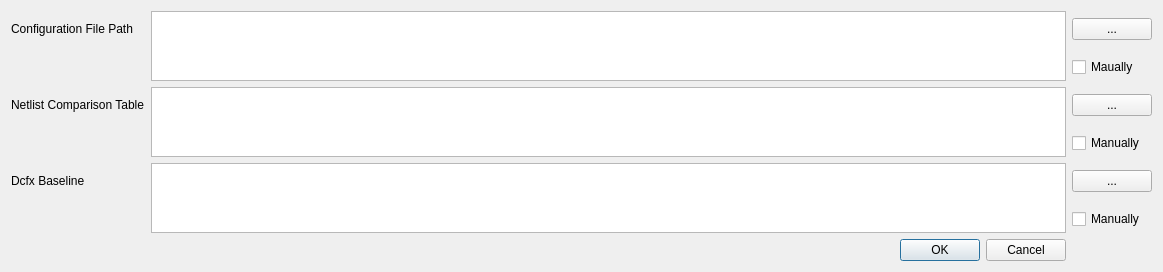
<?xml version="1.0" encoding="UTF-8"?>
<ui version="4.0">
 <class>Dialog</class>
 <widget class="QDialog" name="Dialog">
  <property name="geometry">
   <rect>
    <x>0</x>
    <y>0</y>
    <width>1163</width>
    <height>236</height>
   </rect>
  </property>
  <property name="windowTitle">
   <string>Dialog</string>
  </property>
  <layout class="QGridLayout" name="gridLayout">
   <item row="5" column="1" rowspan="2">
    <widget class="QPlainTextEdit" name="plainTextEdit_2"/>
   </item>
   <item row="4" column="2">
    <widget class="QCheckBox" name="checkBox">
     <property name="text">
      <string>Manually</string>
     </property>
    </widget>
   </item>
   <item row="3" column="0">
    <widget class="QLabel" name="label">
     <property name="text">
      <string>Netlist Comparison Table</string>
     </property>
    </widget>
   </item>
   <item row="0" column="0">
    <widget class="QLabel" name="label_3">
     <property name="text">
      <string>Configuration File Path</string>
     </property>
    </widget>
   </item>
   <item row="0" column="1" rowspan="2">
    <widget class="QPlainTextEdit" name="plainTextEdit_3"/>
   </item>
   <item row="3" column="1" rowspan="2">
    <widget class="QPlainTextEdit" name="plainTextEdit"/>
   </item>
   <item row="8" column="1">
    <widget class="QDialogButtonBox" name="buttonBox">
     <property name="orientation">
      <enum>Qt::Horizontal</enum>
     </property>
     <property name="standardButtons">
      <set>QDialogButtonBox::Cancel|QDialogButtonBox::Ok</set>
     </property>
    </widget>
   </item>
   <item row="3" column="2">
    <widget class="QPushButton" name="pushButton">
     <property name="text">
      <string>...</string>
     </property>
    </widget>
   </item>
   <item row="5" column="0">
    <widget class="QLabel" name="label_2">
     <property name="text">
      <string>Dcfx Baseline</string>
     </property>
    </widget>
   </item>
   <item row="5" column="2">
    <widget class="QPushButton" name="pushButton_2">
     <property name="text">
      <string>...</string>
     </property>
    </widget>
   </item>
   <item row="6" column="2">
    <widget class="QCheckBox" name="checkBox_2">
     <property name="text">
      <string>Manually</string>
     </property>
    </widget>
   </item>
   <item row="0" column="2">
    <widget class="QPushButton" name="pushButton_3">
     <property name="text">
      <string>...</string>
     </property>
    </widget>
   </item>
   <item row="1" column="2">
    <widget class="QCheckBox" name="checkBox_3">
     <property name="text">
      <string>Maually</string>
     </property>
    </widget>
   </item>
  </layout>
 </widget>
 <resources/>
 <connections>
  <connection>
   <sender>buttonBox</sender>
   <signal>rejected()</signal>
   <receiver>Dialog</receiver>
   <slot>reject()</slot>
   <hints>
    <hint type="sourcelabel">
     <x>316</x>
     <y>260</y>
    </hint>
    <hint type="destinationlabel">
     <x>286</x>
     <y>274</y>
    </hint>
   </hints>
  </connection>
  <connection>
   <sender>buttonBox</sender>
   <signal>accepted()</signal>
   <receiver>Dialog</receiver>
   <slot>accept()</slot>
   <hints>
    <hint type="sourcelabel">
     <x>248</x>
     <y>254</y>
    </hint>
    <hint type="destinationlabel">
     <x>157</x>
     <y>274</y>
    </hint>
   </hints>
  </connection>
 </connections>
</ui>
